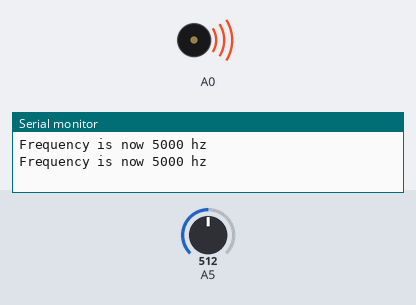
A sketch run on a simulated Arduino Uno R4 WiFi. Parts: buzzer (waves = sounding), the last lines printed to the serial monitor. The test bench sets the inputs (shaded band); at power-on: A5 = 512.

Above: at 1.8 s.
1.9 s: A5 set to 0
At 3.2 s:
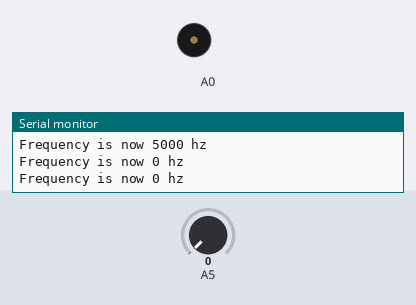
3.5 s: A5 set to 122
At 4.9 s:
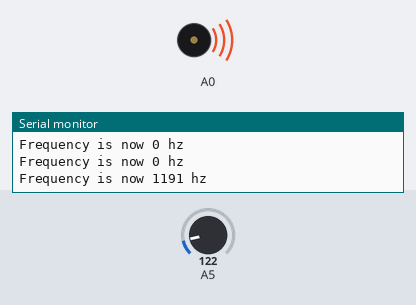
Timing chart, 0 to 6.5 s (numbered marks = the images above; inputs shaded):
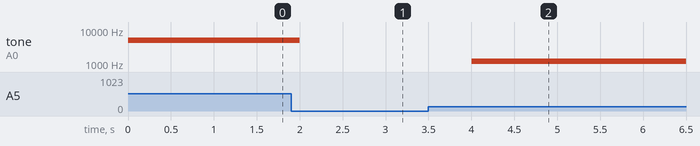

The sketch:

generazione_segnale_altafrequenza_nano_R4.ino
```cpp
/*
  SineWave

  Generates a pre-generated sawtooth-waveform.

  See the full documentation here:
  https://docs.arduino.cc/tutorials/uno-r4-wifi/dac
*/

#include "analogWave.h" // Include the library for analog waveform generation

analogWave wave(DAC);   // Create an instance of the analogWave class, using the DAC pin

int freq = 10;  // in hertz, change accordingly

void setup() {
  Serial.begin(115200);  // Initialize serial communication at a baud rate of 115200
  wave.sine(freq);       // Generate a sine wave with the initial frequency
}

void loop() {
  // Read an analog value from pin A5 and map it to a frequency range
  freq = map(analogRead(A5), 0, 1024, 0, 10000);

  // Print the updated frequency to the serial monitor
  Serial.println("Frequency is now " + String(freq) + " hz");

  wave.freq(freq);  // Set the frequency of the waveform generator to the updated value
  delay(1000);      // Delay for one second before repeating
}
```

Measured:
- after the input at 1.9 s, tone on A0: 5000 Hz → silent after 0.10 s
- after the input at 3.5 s, tone on A0: silent → 1191 Hz after 0.50 s
